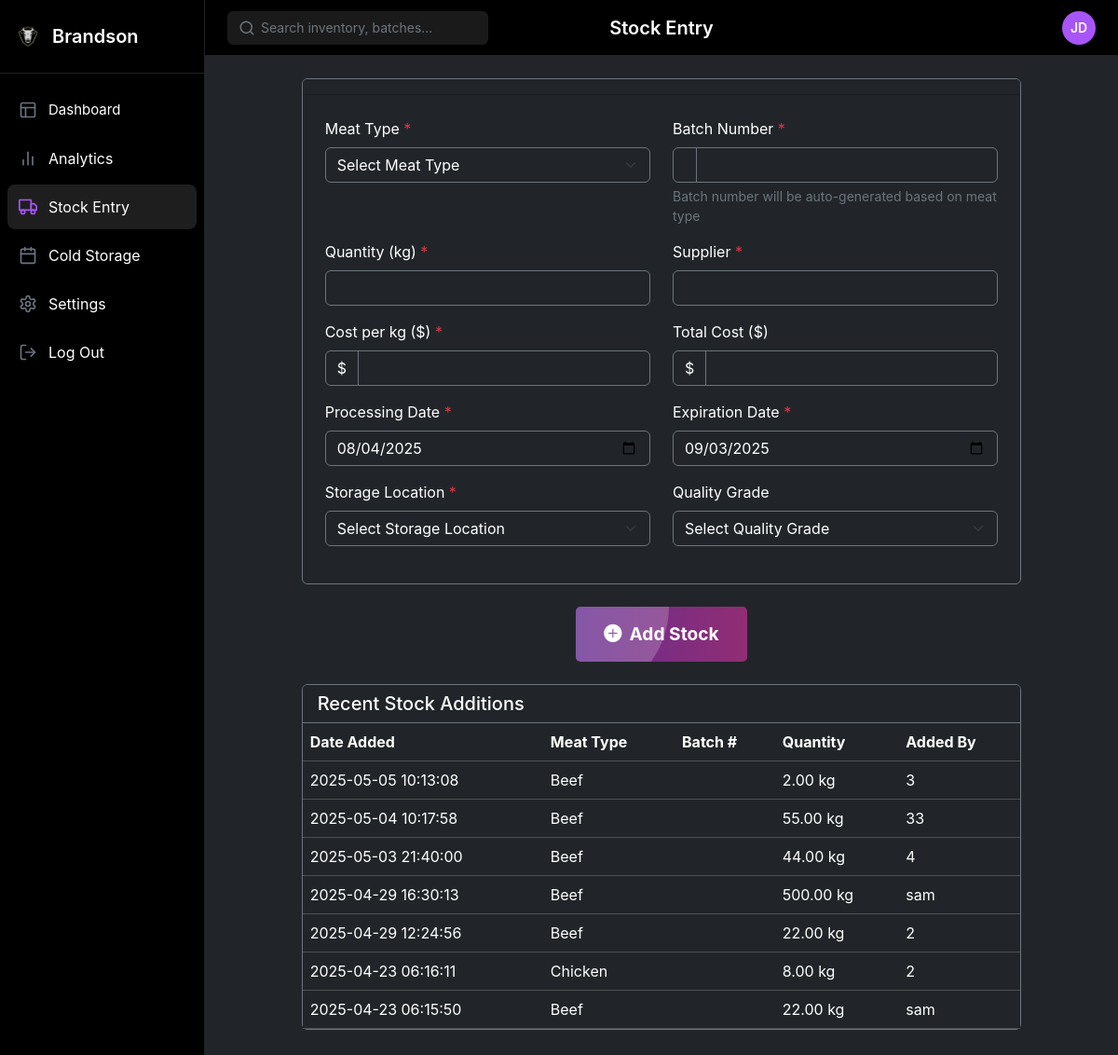
Before: /p5/add_stock.php with the older database file.
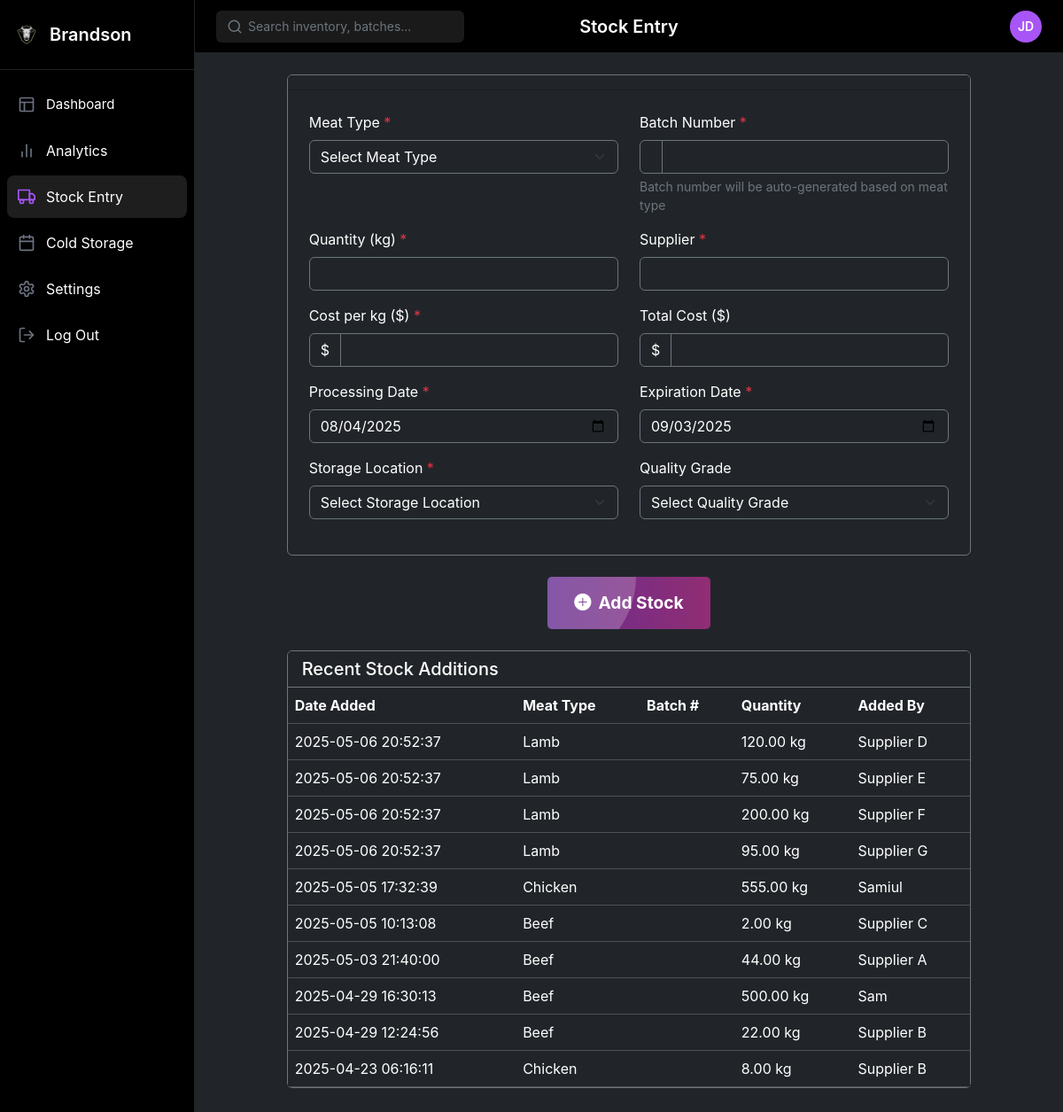
After: the same page with the newer database file.
### tables this page shows
CREATE TABLE `stockdata` (
  `batch_id` varchar(50) NOT NULL,
  `type` varchar(255) NOT NULL,
  `quantity` decimal(10,2) NOT NULL,
  `supplier` varchar(255) NOT NULL,
  `cost` decimal(10,2) NOT NULL,
  `processing_date` date NOT NULL,
  `expiration_Date` date NOT NULL,
  `location` varchar(255) NOT NULL,
  `date_added` timestamp NOT NULL DEFAULT current_timestamp(),
  `coldstorage_id` int(11) DEFAULT NULL,
  `farm_manager_id` int(11) DEFAULT NULL
);

### p5/add_stock.php (the view, shortened to what the changed rows need)
<!DOCTYPE html>
<html lang="en">
<head>
    <link href="https://cdn.jsdelivr.net/npm/bootstrap@5.3.2/dist/css/bootstrap.min.css" rel="stylesheet">
    <link rel="stylesheet" href="https://cdn.jsdelivr.net/npm/bootstrap-icons@1.11.1/font/bootstrap-icons.css">
    <link rel="stylesheet" href="css/styles3.css">
</head>
<body>
    <div class="app-container">
        <main class="main-content">
            <header class="header">
                <h1 class="page-title"> Stock Entry</h1>
            </header>
</head>
<body class="bg-dark text-light">
    <div class="container-fluid">
                <div class="container py-4">
                    <div class="row justify-content-center">
                        <div class="col-lg-10">
<div class="card bg-dark border-secondary mb-5">
    <div class="card-body p-0">
        <div class="table-responsive">
            <table class="table table-dark table-hover mb-0">
                <thead>
                    <tr>
                        <th class="text-white">Date Added</th>
                        <th class="text-white">Meat Type</th>
                        <th class="text-white">Batch #</th>
                        <th class="text-white">Quantity</th>
                        <th class="text-white">Added By</th>
                    </tr>
                </thead>
                <tbody>
                    <?php
                    include 'includes/config.php';
                    $sql = "SELECT * FROM stockData ORDER BY date_added DESC LIMIT 10";
                    $result = $conn->query($sql);
                    if ($result->num_rows > 0) {
                        while ($row = $result->fetch_assoc()) {
                            echo "<tr>
                                    <td class='text-white'>" . $row['date_added'] . "</td>
                                    <td class='text-white'>" . $row['type'] . "</td>
                                    <td class='text-white'>" . $row['batch'] . "</td>
                                    <td class='text-white'>" . $row['quantity'] . " kg</td>
                                    <td class='text-white'>" . $row['supplier'] . "</td>
                                  </tr>";
                        }
                    } else {
                        echo "<tr><td colspan='5' class='text-center text-white'>No stock data available</td></tr>";
                    }
                    ?>
                </tbody>
            </table>
        </div>
    </div>
</div>
                        </div>
                    </div>
                </div>
            </div>
        </div>
</body>
</html>

Changed rows visible on the page:
removed stockdata: date_added "2025-05-04 10:17:58", type "Beef", quantity "55.00", supplier "33"
no longer on this page (row edited): stockdata: date_added "2025-04-23 06:15:50", type "Beef", quantity "22.00", supplier "sam"
added stockdata: date_added "2025-05-06 20:52:37", type "Lamb", quantity "120.00", supplier "Supplier D"
added stockdata: date_added "2025-05-06 20:52:37", type "Lamb", quantity "75.00", supplier "Supplier E"
added stockdata: date_added "2025-05-06 20:52:37", type "Lamb", quantity "200.00", supplier "Supplier F"
added stockdata: date_added "2025-05-06 20:52:37", type "Lamb", quantity "95.00", supplier "Supplier G"
added stockdata: date_added "2025-05-05 17:32:39", type "Chicken", quantity "555.00", supplier "Samiul"
changed stockdata: supplier "3" → "Supplier C"
changed stockdata: supplier "4" → "Supplier A"
changed stockdata: supplier "sam" → "Sam"
changed stockdata (number 9 of 10 on the later page): supplier "2" → "Supplier B"
changed stockdata (number 10 of 10 on the later page): supplier "2" → "Supplier B"
